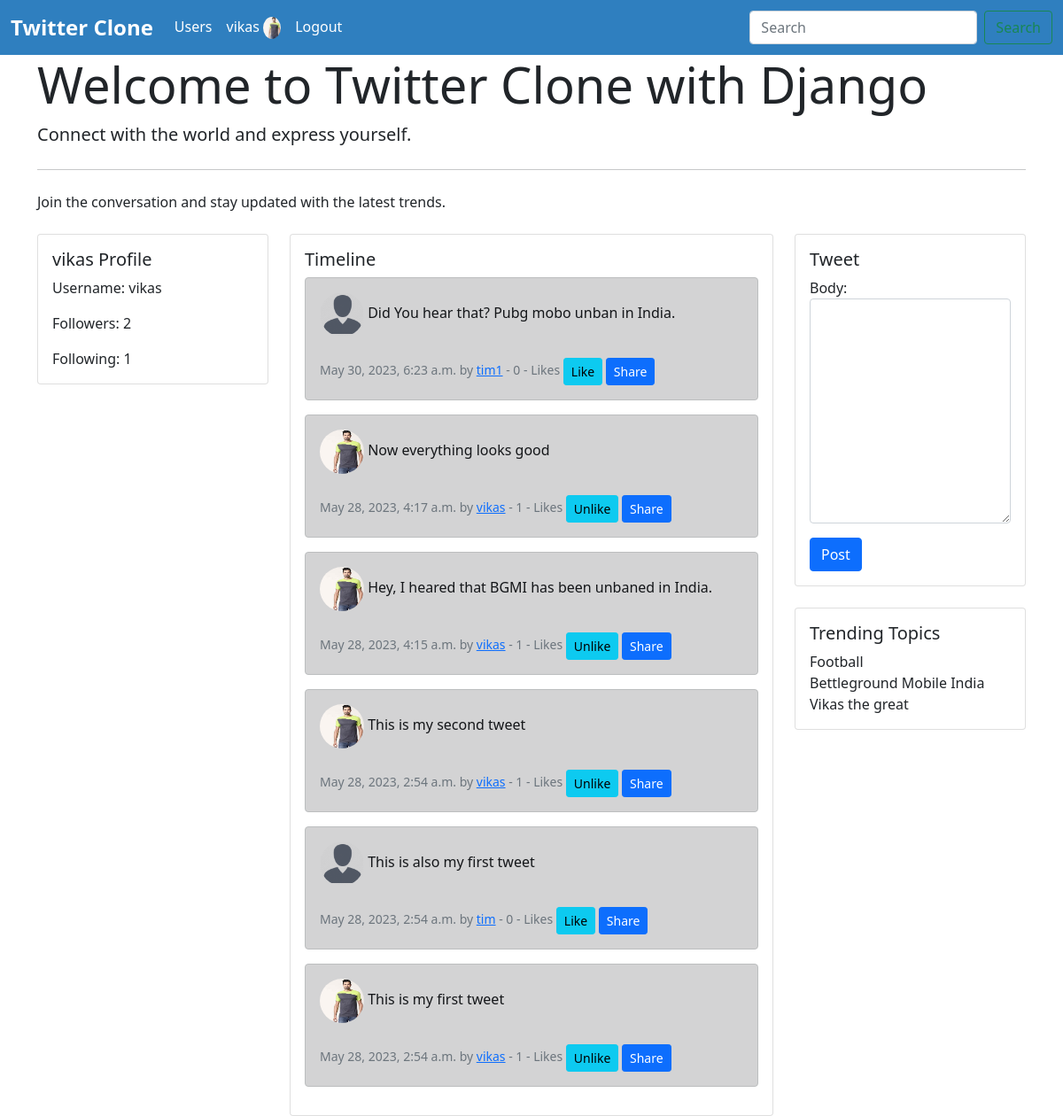
The app's page / (signed in) with its own data.
### app/models.py (models this page shows, shortened)
class Profile(models.Model):
    user = models.OneToOneField(User, on_delete=models.CASCADE)
    follows = models.ManyToManyField("self", related_name='followed_by', symmetrical=False, blank=True)
    profile_pic = models.ImageField(null=True, blank=True, upload_to='images/')
    bio = models.TextField(null=True, blank=True)
    social_link = models.CharField(max_length=200, null=True, blank=True)
    updated_date = models.DateTimeField(User, auto_now=True)

class Tweet(models.Model):
    user = models.ForeignKey(User, on_delete=models.DO_NOTHING)
    body = models.CharField(max_length=500)
    created_on = models.DateTimeField(auto_now_add=True)
    likes = models.ManyToManyField(User, related_name='tweet_like', blank=True)
    def total_likes(self):
        return self.likes.count()

### app/views.py (the view)
# urls.py: path('', views.home, name='home'),
def home(request):
    if request.user.is_authenticated:
        form = TweetForm(request.POST or None)
        if request.method == "POST":
            if form.is_valid():
                tweet = form.save(commit=False)
                tweet.user = request.user
                tweet.save()
                messages.success(request, "Successfully posted")
                return redirect('home')
            tweets = cache.get('tweets')
            if not tweets:
                tweets = Tweet.objects.all().order_by('-created_on')
                cache.set('tweets', tweets, CACHE_TTL)
                print("Cache set")
            else:
                print("Cache get")
        else:
            tweets = Tweet.objects.all().order_by('-created_on')
        return render(request, 'app/home.html', {'tweets':tweets, 'form':form})
    else:
        tweets = Tweet.objects.all().order_by('-created_on')
        return render(request, 'app/home.html', {'tweets':tweets})

### app/forms.py
class TweetForm(forms.ModelForm):
    class Meta:
        model = Tweet
        fields = ['body']
        exclude = ('user', 'likes')
        widgets = {
            'body':forms.Textarea(attrs={'class':'form-control'})
        }

### app/templates/app/home.html (shortened to what this page needs)
{% extends 'app/base.html' %}
{% load static %}
{% block content %}
    <div class="container">
        <div class="jumbotron">
            <h1 class="display-4">Welcome to Twitter Clone with Django</h1>
            <p class="lead">Connect with the world and express yourself.</p>
            <hr class="my-4">
            <p>Join the conversation and stay updated with the latest trends.</p>
        </div>
        {% if request.user.is_authenticated %}
        <div class="row mt-4">
            <div class="col-md-3">
                <div class="card">
                    <div class="card-body">
                        <h5 class="card-title">{{ request.user.username }} Profile</h5>
                        <p class="card-text">Username: {{ request.user.username }}</p>
                        <p class="card-text">Followers: {{ request.user.profile.followed_by.count }}</p>
                        <p class="card-text">Following: {{ request.user.profile.follows.count }}</p>
                    </div>
                </div>
            </div>
            <div class="col-md-6">
                <div class="card">
                    <div class="card-body">
                        <h5 class="card-title">Timeline</h5>
                        {% for tweet in tweets %}
                        <div class="alert alert-dark" role="alert">
                            {% if tweet.user.profile.profile_pic %}
                            <img src="{{ tweet.user.profile.profile_pic }}" class="rounded-circle" width="50px" height="50px" alt="">
                            {% else %}
                            <img src="{% static 'images/user1.png' %}" class="rounded-circle" width="50px" height="50px" alt="">
                            {% endif %}
                            {{ tweet.body }} <br><br>
                            <small class="text-muted">
                                {{ tweet.created_on }} by <a href="{% url 'profile' tweet.user.id %}">{{ tweet.user.username }}</a>
                                - {{ tweet.total_likes }} - Likes
                                {% if user in tweet.likes.all %}
                                <a href="{% url 'tweet_like' tweet.id %}" class="btn btn-sm btn-info">Unlike</a>
                                {% else %}
                                <a href="{% url 'tweet_like' tweet.id %}" class="btn btn-sm btn-info">Like</a>
                                {% endif %}
                                 <a href="{% url 'tweet_share' tweet.id %}" class="btn btn-sm btn-primary">Share</a>
                            </small>
                        </div>
                        {% endfor %}
                    </div>
                </div>
            </div>
            <div class="col-md-3">
                <div class="card">
                    <div class="card-body">
                        <h5 class="card-title">Tweet</h5>
                        <form action="" method="post">
                            {{ form.as_p }}
                            <input type="submit" class="btn btn-primary" value="Post">
                        </form>
                    </div>
                </div>
                <div class="card mt-4">
                    <div class="card-body">
                        <h5 class="card-title">Trending Topics</h5>
                        <span>Football</span> <br>
                        <span>Bettleground Mobile India</span> <br>
                        <span>Vikas the great</span>
                    </div>
                </div>
            </div>
        {% endif %}
    </div>
{% endblock content %}

### app/templates/app/base.html (shortened to what this page needs)
<!doctype html>
<html lang="en">
{% load static %}
  <head>
    <link href="https://cdn.jsdelivr.net/npm/bootstrap@5.0.2/dist/css/bootstrap.min.css" rel="stylesheet">
  </head>
  <body>
    <nav class="navbar navbar-expand-lg navbar-dark">
      <div class="container-fluid">
        <a class="navbar-brand" href="/">Twitter Clone</a>
        <div class="collapse navbar-collapse" id="navbarSupportedContent">
          <ul class="navbar-nav me-auto mb-2 mb-lg-0">
            <li class="nav-item">
              <a class="nav-link active" href="{% url 'profile_list' %}">Users</a>
            </li>
            {% if request.user.is_authenticated %}
            <li class="nav-item">
              <a class="nav-link active" href="{% url 'profile' request.user.id %}"> {{ request.user.username }}
                {% if request.user.profile.profile_pic %}
                <img src="{{ request.user.profile.profile_pic.url }}" width="20px" class="rounded-circle" alt="">
                {% else %}
                <img src="{% static 'images/user1.png' %}" width="20px" class="rounded-circle" alt="">
                {% endif %}
              </a>
            </li>
            <li class="nav-item">
              <a class="nav-link active" href="{% url 'logout' %}">Logout</a>
            </li>
            {% endif %}
          </ul>
          <form class="d-flex">
            <input class="form-control me-2" type="search" placeholder="Search" aria-label="Search">
            <button class="btn btn-outline-success" type="submit">Search</button>
          </form>
        </div>
      </div>
    </nav>
    {% block content %}
    {% endblock content %}
  </body>
</html>

### app/templates/app/base.html (style rules this page uses)
.navbar-brand { font-size: 24px; font-weight: bold; }
.navbar-dark { background-color: #2f7fbf; }
.nav-link { color: #ffffff; }

### records on screen
Tweet: body "Did You hear that? Pubg mobo unban in India.", created_on "May 30, 2023, 6:23 a.m.", user.username "tim1", total_likes "0", shows "Like"
Tweet: user.profile.profile_pic (picture), body "Now everything looks good", created_on "May 28, 2023, 4:17 a.m.", user.username "vikas", total_likes "1", shows "Unlike"
Tweet: user.profile.profile_pic (picture), body "Hey, I heared that BGMI has been unbaned in India.", created_on "May 28, 2023, 4:15 a.m.", user.username "vikas", total_likes "1", shows "Unlike"
Tweet: user.profile.profile_pic (picture), body "This is my second tweet", created_on "May 28, 2023, 2:54 a.m.", user.username "vikas", total_likes "1", shows "Unlike"
Tweet: body "This is also my first tweet", created_on "May 28, 2023, 2:54 a.m.", user.username "tim", total_likes "0", shows "Like"
Tweet: user.profile.profile_pic (picture), body "This is my first tweet", created_on "May 28, 2023, 2:54 a.m.", user.username "vikas", total_likes "1", shows "Unlike"

### other values on screen
{{ request.user.username }} "vikas"
{{ request.user.profile.followed_by.count }} "2"
{{ request.user.profile.follows.count }} "1"
